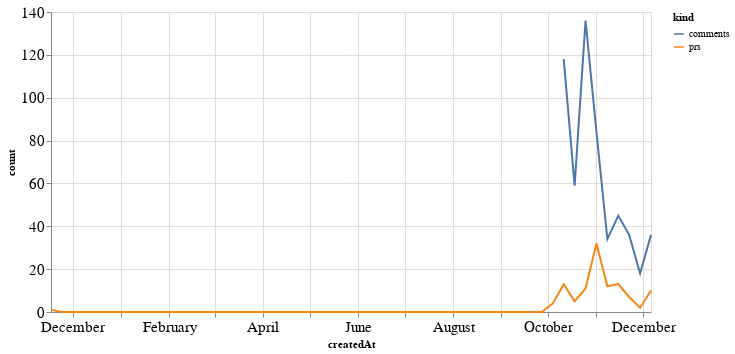

Notebook code cell kept with this figure:
### Code cell
alt.Chart(total_time, width=600).mark_line().encode(
    x='createdAt',
    y='count',
    color='kind'
)

### Figure 1 — Vega-Lite specification as saved in the notebook (floating-point values rounded to 4 significant figures)
{"config": {"axisLeft": {"labelFontSize": 15}, "axisBottom": {"labelFontSize": 15}}, "data": {"name": "data-388101d6edfc46ea27b17a5795bf94f6"}, "mark": "line", "encoding": {"color": {"type": "nominal", "field": "kind"}, "x": {"type": "temporal", "field": "createdAt"}, "y": {"type": "quantitative", "field": "count"}}, "width": 600, "$schema": "https://vega.github.io/schema/vega-lite/v4.8.1.json", "datasets": {"data-388101d6edfc46ea27b17a5795bf94f6": [{"createdAt": "2019-11-17T00:00:00", "kind": "prs", "count": 1.0}, {"createdAt": "2019-11-24T00:00:00", "kind": "prs", "count": 0.0}, {"createdAt": "2019-12-01T00:00:00", "kind": "prs", "count": 0.0}, {"createdAt": "2019-12-08T00:00:00", "kind": "prs", "count": 0.0}, {"createdAt": "2019-12-15T00:00:00", "kind": "prs", "count": 0.0}, {"createdAt": "2019-12-22T00:00:00", "kind": "prs", "count": 0.0}, {"createdAt": "2019-12-29T00:00:00", "kind": "prs", "count": 0.0}, {"createdAt": "2020-01-05T00:00:00", "kind": "prs", "count": 0.0}, {"createdAt": "2020-01-12T00:00:00", "kind": "prs", "count": 0.0}, {"createdAt": "2020-01-19T00:00:00", "kind": "prs", "count": 0.0}, {"createdAt": "2020-01-26T00:00:00", "kind": "prs", "count": 0.0}, {"createdAt": "2020-02-02T00:00:00", "kind": "prs", "count": 0.0}, {"createdAt": "2020-02-09T00:00:00", "kind": "prs", "count": 0.0}, {"createdAt": "2020-02-16T00:00:00", "kind": "prs", "count": 0.0}, {"createdAt": "2020-02-23T00:00:00", "kind": "prs", "count": 0.0}, {"createdAt": "2020-03-01T00:00:00", "kind": "prs", "count": 0.0}, {"createdAt": "2020-03-08T00:00:00", "kind": "prs", "count": 0.0}, {"createdAt": "2020-03-15T00:00:00", "kind": "prs", "count": 0.0}, {"createdAt": "2020-03-22T00:00:00", "kind": "prs", "count": 0.0}, {"createdAt": "2020-03-29T00:00:00", "kind": "prs", "count": 0.0}, {"createdAt": "2020-04-05T00:00:00", "kind": "prs", "count": 0.0}, {"createdAt": "2020-04-12T00:00:00", "kind": "prs", "count": 0.0}, {"createdAt": "2020-04-19T00:00:00", "kind": "prs", "count": 0.0}, {"createdAt": "2020-04-26T00:00:00", "kind": "prs", "count": 0.0}, {"createdAt": "2020-05-03T00:00:00", "kind": "prs", "count": 0.0}, {"createdAt": "2020-05-10T00:00:00", "kind": "prs", "count": 0.0}, {"createdAt": "2020-05-17T00:00:00", "kind": "prs", "count": 0.0}, {"createdAt": "2020-05-24T00:00:00", "kind": "prs", "count": 0.0}, {"createdAt": "2020-05-31T00:00:00", "kind": "prs", "count": 0.0}, {"createdAt": "2020-06-07T00:00:00", "kind": "prs", "count": 0.0}, {"createdAt": "2020-06-14T00:00:00", "kind": "prs", "count": 0.0}, {"createdAt": "2020-06-21T00:00:00", "kind": "prs", "count": 0.0}, {"createdAt": "2020-06-28T00:00:00", "kind": "prs", "count": 0.0}, {"createdAt": "2020-07-05T00:00:00", "kind": "prs", "count": 0.0}, {"createdAt": "2020-07-12T00:00:00", "kind": "prs", "count": 0.0}, {"createdAt": "2020-07-19T00:00:00", "kind": "prs", "count": 0.0}, {"createdAt": "2020-07-26T00:00:00", "kind": "prs", "count": 0.0}, {"createdAt": "2020-08-02T00:00:00", "kind": "prs", "count": 0.0}, {"createdAt": "2020-08-09T00:00:00", "kind": "prs", "count": 0.0}, {"createdAt": "2020-08-16T00:00:00", "kind": "prs", "count": 0.0}, {"createdAt": "2020-08-23T00:00:00", "kind": "prs", "count": 0.0}, {"createdAt": "2020-08-30T00:00:00", "kind": "prs", "count": 0.0}, {"createdAt": "2020-09-06T00:00:00", "kind": "prs", "count": 0.0}, {"createdAt": "2020-09-13T00:00:00", "kind": "prs", "count": 0.0}, {"createdAt": "2020-09-20T00:00:00", "kind": "prs", "count": 0.0}, {"createdAt": "2020-09-27T00:00:00", "kind": "prs", "count": 0.0}, {"createdAt": "2020-10-04T00:00:00", "kind": "prs", "count": 4.0}, {"createdAt": "2020-10-11T00:00:00", "kind": "prs", "count": 13.0}, {"createdAt": "2020-10-18T00:00:00", "kind": "prs", "count": 5.0}, {"createdAt": "2020-10-25T00:00:00", "kind": "prs", "count": 11.0}, {"createdAt": "2020-11-01T00:00:00", "kind": "prs", "count": 32.0}, {"createdAt": "2020-11-08T00:00:00", "kind": "prs", "count": 12.0}, {"createdAt": "2020-11-15T00:00:00", "kind": "prs", "count": 13.0}, {"createdAt": "2020-11-22T00:00:00", "kind": "prs", "count": 7.0}, {"createdAt": "2020-11-29T00:00:00", "kind": "prs", "count": 2.0}, {"createdAt": "2020-12-06T00:00:00", "kind": "prs", "count": 10.0}, {"createdAt": "2019-11-17T00:00:00", "kind": "comments", "count": null}, {"createdAt": "2019-11-24T00:00:00", "kind": "comments", "count": null}, {"createdAt": "2019-12-01T00:00:00", "kind": "comments", "count": null}, {"createdAt": "2019-12-08T00:00:00", "kind": "comments", "count": null}, {"createdAt": "2019-12-15T00:00:00", "kind": "comments", "count": null}, {"createdAt": "2019-12-22T00:00:00", "kind": "comments", "count": null}, {"createdAt": "2019-12-29T00:00:00", "kind": "comments", "count": null}, {"createdAt": "2020-01-05T00:00:00", "kind": "comments", "count": null}, {"createdAt": "2020-01-12T00:00:00", "kind": "comments", "count": null}, {"createdAt": "2020-01-19T00:00:00", "kind": "comments", "count": null}, {"createdAt": "2020-01-26T00:00:00", "kind": "comments", "count": null}, {"createdAt": "2020-02-02T00:00:00", "kind": "comments", "count": null}, {"createdAt": "2020-02-09T00:00:00", "kind": "comments", "count": null}, {"createdAt": "2020-02-16T00:00:00", "kind": "comments", "count": null}, {"createdAt": "2020-02-23T00:00:00", "kind": "comments", "count": null}, {"createdAt": "2020-03-01T00:00:00", "kind": "comments", "count": null}, {"createdAt": "2020-03-08T00:00:00", "kind": "comments", "count": null}, {"createdAt": "2020-03-15T00:00:00", "kind": "comments", "count": null}, {"createdAt": "2020-03-22T00:00:00", "kind": "comments", "count": null}, {"createdAt": "2020-03-29T00:00:00", "kind": "comments", "count": null}, {"createdAt": "2020-04-05T00:00:00", "kind": "comments", "count": null}, {"createdAt": "2020-04-12T00:00:00", "kind": "comments", "count": null}, {"createdAt": "2020-04-19T00:00:00", "kind": "comments", "count": null}, {"createdAt": "2020-04-26T00:00:00", "kind": "comments", "count": null}, {"createdAt": "2020-05-03T00:00:00", "kind": "comments", "count": null}, {"createdAt": "2020-05-10T00:00:00", "kind": "comments", "count": null}, {"createdAt": "2020-05-17T00:00:00", "kind": "comments", "count": null}, {"createdAt": "2020-05-24T00:00:00", "kind": "comments", "count": null}, {"createdAt": "2020-05-31T00:00:00", "kind": "comments", "count": null}, {"createdAt": "2020-06-07T00:00:00", "kind": "comments", "count": null}, {"createdAt": "2020-06-14T00:00:00", "kind": "comments", "count": null}, {"createdAt": "2020-06-21T00:00:00", "kind": "comments", "count": null}, {"createdAt": "2020-06-28T00:00:00", "kind": "comments", "count": null}, {"createdAt": "2020-07-05T00:00:00", "kind": "comments", "count": null}, {"createdAt": "2020-07-12T00:00:00", "kind": "comments", "count": null}, {"createdAt": "2020-07-19T00:00:00", "kind": "comments", "count": null}, {"createdAt": "2020-07-26T00:00:00", "kind": "comments", "count": null}, {"createdAt": "2020-08-02T00:00:00", "kind": "comments", "count": null}, {"createdAt": "2020-08-09T00:00:00", "kind": "comments", "count": null}, {"createdAt": "2020-08-16T00:00:00", "kind": "comments", "count": null}, {"createdAt": "2020-08-23T00:00:00", "kind": "comments", "count": null}, {"createdAt": "2020-08-30T00:00:00", "kind": "comments", "count": null}, {"createdAt": "2020-09-06T00:00:00", "kind": "comments", "count": null}, {"createdAt": "2020-09-13T00:00:00", "kind": "comments", "count": null}, {"createdAt": "2020-09-20T00:00:00", "kind": "comments", "count": null}, {"createdAt": "2020-09-27T00:00:00", "kind": "comments", "count": null}, {"createdAt": "2020-10-04T00:00:00", "kind": "comments", "count": null}, {"createdAt": "2020-10-11T00:00:00", "kind": "comments", "count": 118.0}, {"createdAt": "2020-10-18T00:00:00", "kind": "comments", "count": 59.0}, {"createdAt": "2020-10-25T00:00:00", "kind": "comments", "count": 136.0}, {"createdAt": "2020-11-01T00:00:00", "kind": "comments", "count": 84.0}, {"createdAt": "2020-11-08T00:00:00", "kind": "comments", "count": 34.0}, {"createdAt": "2020-11-15T00:00:00", "kind": "comments", "count": 45.0}, {"createdAt": "2020-11-22T00:00:00", "kind": "comments", "count": 36.0}, {"createdAt": "2020-11-29T00:00:00", "kind": "comments", "count": 18.0}, {"createdAt": "2020-12-06T00:00:00", "kind": "comments", "count": 36.0}]}}
